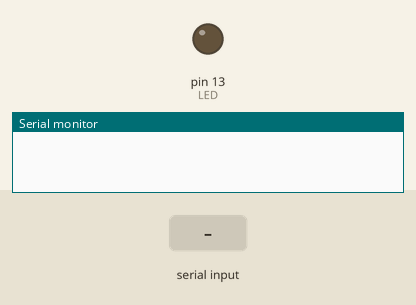
Recording of a sketch running on a simulated Arduino Uno, built with avr-gcc and run on an emulated ATmega328P. Parts: output pins drawn as LEDs (lit = HIGH), the last lines printed to the serial monitor. The test bench sets the inputs (shaded band).

Above: at 1.2 s.
1.3 s: "a" received over Serial
At 2.5 s:
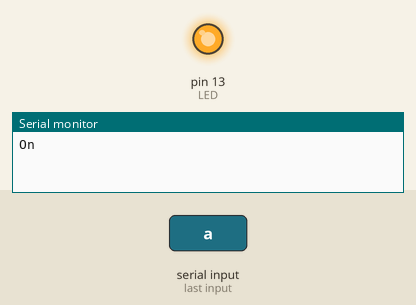
2.8 s: "n" received over Serial
At 3.8 s:
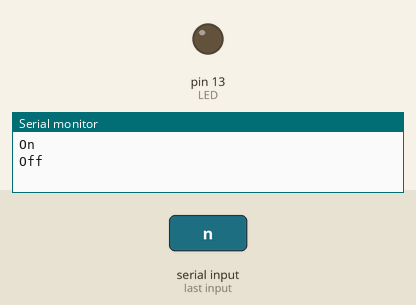
4.3 s: "s" received over Serial
At 5.0 s:
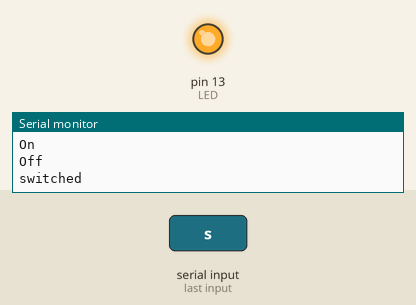
Timing chart, 0 to 7.3 s (numbered marks = the images above; inputs shaded):
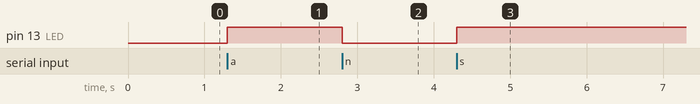

Measured:
- after the input at 1.3 s, pin 13 (LED): LOW → HIGH at once
- after the input at 2.8 s, pin 13 (LED): HIGH → LOW at once
- after the input at 4.3 s, pin 13 (LED): LOW → HIGH at once

The sketch:

seriova_linka.ino
```cpp
#define LED 13

byte value = 0;

void setup() {
  Serial.begin(9600);
  pinMode(LED, OUTPUT);
  digitalWrite(LED, LOW);
}

void loop() {
  if(Serial.available()){
    value = Serial.read();
  }
  else {
    value = 0;
  }
  if(value=='a'){
    digitalWrite(LED, HIGH);
    Serial.println("On");
  }
  if(value=='n'){
    digitalWrite(LED, LOW);
    Serial.println("Off");
  }
  if(value=='s'){
    digitalWrite(LED, !digitalRead(LED));
    Serial.println("switched");
  }
}
```
